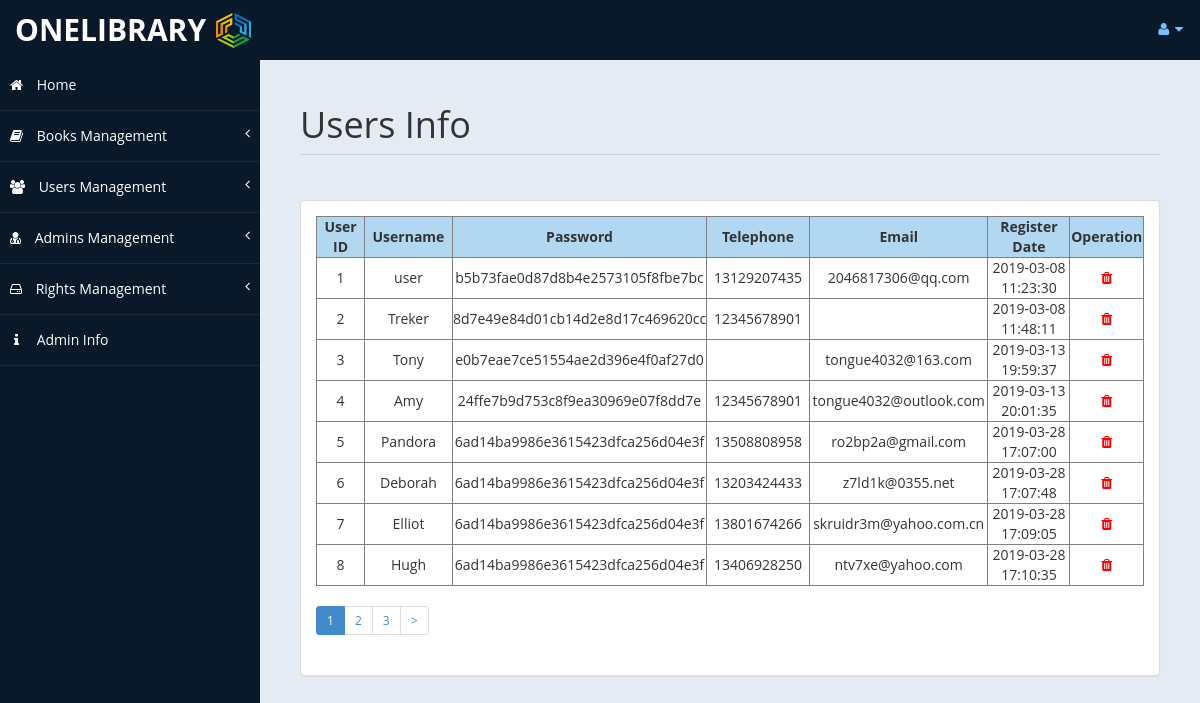
The app's page /AD/index.php/user/show_users with its own data.
### tables this page shows
CREATE TABLE `lib_user` (
  `user_id` int(10) NOT NULL AUTO_INCREMENT,
  `username` varchar(100) NOT NULL,
  `password` varchar(100) NOT NULL,
  `telephone` varchar(20) NOT NULL,
  `professional` varchar(10) NOT NULL,
  `email` varchar(100) NOT NULL,
  `register_date` timestamp NOT NULL DEFAULT CURRENT_TIMESTAMP,
  PRIMARY KEY (`user_id`) USING BTREE,
  KEY `professionalkey` (`professional`),
  KEY `username` (`username`)
);

### AD/application/controllers/User.php (called while the page is built, shortened)
<?php
class User extends CI_Controller
{
    public function __construct()
    {
        $this->load->library('session');
        $this->load->helper('url');
        $this->load->model('User_model');
        $this->load->library('pagination');
        $this->load->library('form_validation');
    }
    public function show_users(){
        $page_size = 8;
        $page = $this->uri->segment(4);
        if($page == Null){
            $page = 1;
        }
        $offset = ($page - 1) * $page_size;
        $pageall = $this->User_model->get_user_all();
        $config['base_url'] = '/User/show_users/page/';
        $config['total_rows'] = $pageall['total'];
        $config['per_page'] = $page_size;
        $config['use_page_numbers'] = true;
        $config['first_link'] = 'First';
        $config['last_link'] = 'Last';
        $data['users'] = $this->User_model->user_select_all($page_size,$offset);
        $this->pagination->initialize($config);
        $data['link'] = $this->pagination->create_links();
        $this->load->view('Users/show_users',$data);
    }
}

### AD/index.php (called while the page is built, shortened)
<?php
require_once BASEPATH.'core/CodeIgniter.php';

### AD/application/models/User_model.php (called while the page is built, shortened)
<?php if (! defined('BASEPATH')) exit('No direct script access allowed');
class User_model extends CI_Model
{
    public function user_select_all($limit, $offset){
        $query = $this->db->get(TBL_USER, $limit, $offset);
        return $query->result_array();
    }
}

### AD/application/views/Users/show_users.php (the view, shortened to what this page needs)
<!DOCTYPE html>
<html xmlns="http://www.w3.org/1999/xhtml">
<head>
    <link href="/common/css/show4.css" rel="stylesheet" />
    <link href="/common/css/font-awesome.css" rel="stylesheet" />
    <link href="/common/css/custom-styles4.css" rel="stylesheet" />
</head>
<body>
    <div id="wrapper">
        <nav class="navbar navbar-default top-navbar" role="navigation">
            <div class="navbar-header">
                <a class="navbar-brand" href="/Secure/home">ONELibrary<img src="/common/images/logo.png"></a>
            </div>
            <ul class="nav navbar-top-links navbar-right">
                <li class="dropdown">
                    <a class="dropdown-toggle" data-toggle="dropdown" href="#" aria-expanded="false">
                        <i class="fa fa-user fa-fw"></i> <i class="fa fa-caret-down"></i>
                    </a>
                </li>
            </ul>
        </nav>
        <nav class="navbar-default navbar-side" role="navigation">
            <div class="sidebar-collapse">
                <ul class="nav" id="main-menu">
                    <li>
                        <a href="/Secure/home"><i class="fa fa-home"></i> Home</a>
                    </li>
                    <li>
                        <a><i class="fa fa-book"></i> Books Management<span class="fa arrow"></span></a>
                    </li>
                    <li>
                        <a><i class="fa fa-group"></i> Users Management<span class="fa arrow"></span></a>
                    </li>
                    <li>
                        <a><i class="fa fa-user-md"></i> Admins Management<span class="fa arrow"></span></a>
                    </li>
                    <li>
                        <a><i class="fa fa-hdd-o"></i> Rights Management<span class="fa arrow"></span></a>
                    </li>
                    <li>
                        <a href="/Profile/admin_info"><i class="fa fa-info" style="margin-left: 4px;margin-right: 14px;"></i> Admin Info</a>
                    </li>
                </ul>
            </div>
        </nav>
        <div id="page-wrapper" >
            <div id="page-inner">
				<div class="row">
                    <div class="col-md-12">
                        <h1 class="page-header">Users Info</h1>
                    </div>
                </div>
                <div class="panel panel-default">
                    <div class="panel-body">
                        <div class="table-responsive">
                            <table border="1" cellpadding="0" style="width: 100%;">
  								<tr style="background-color: #7dbfe699;">
    								<th width="110" scope="col" class="text-center">User ID</th>
    								<th width="150" scope="col" class="text-center">Username</th>
                                    <th width="220" scope="col" class="text-center">Password</th>
    								<th width="160" scope="col" class="text-center">Telephone</th>
    								<th width="200" scope="col" class="text-center">Email</th>
                                    <th width="180" scope="col" class="text-center">Register Date</th>
    								<th width="80" scope="col" class="text-center">Operation</th>
    							</tr>
                                <?php foreach($users as $user) { ?>
    							<tr>
    								<td class="text-center"><?php echo $user['user_id'] ?></td>
    								<td class="text-center"><?php echo $user['username']?></td>
                                    <td class="text-center"><?php echo $user['password']?></td>
    								<td class="text-center"><?php echo $user['telephone']?></td>
    								<td class="text-center"><?php echo $user['email']?></td>
                                    <td class="text-center"><?php echo $user['register_date']?></td>
    								<td class="text-center"><a class="deleteBtn" data-id="<?php echo $user['user_id']; ?>" href="javascript:void(0);"><span class="fa fa-trash" style="color: #ff0000;"></span></a></td>
    							</tr>
                                <?php } ?>
							</table>
                            <div>
                                <?php echo $link ?>
                            </div>
                        </div>
                    </div>
                </div>
            </div>
        </div>
</body>
</html>

### AD/common/css/custom-styles4.css (style rules this page uses)
body { font-family: 'Open Sans', sans-serif; }
#wrapper { width: 100%; background:#09192A; }
#page-wrapper { padding: 15px 15px; min-height: 600px; background:#E5EBF2; }
#page-inner { width:100%; margin:10px 20px 10px 0px; background-color:transparent; padding:10px; min-height:1200px; }
.text-center { text-align:center; }
h1, .h1, h2, .h2, h3, .h3 { margin-top: 7px; margin-bottom: -5px; }
.page-header { padding-bottom: 9px; margin: 10px 0 45px; border-bottom: 1px solid #C7D1DD; }
.top-navbar { margin:0px; }
.top-navbar .navbar-brand { color: #fff; width: 300px; text-align: left; height: 60px; font-size: 30px; font-weight: 700; text-transform: uppercase; line-height: 30px; }
img { width: 35px; height: 35px; margin-left: 10px; margin-top: -5px; }
.top-navbar .nav > li { position: relative; display: inline-block; }
.top-navbar .nav > li > a { position: relative; display: block; padding: 19px 15px; color: #77C0FD; }
.arrow { float: right; }
.fa.arrow:before { content: "\f104"; }
.sidebar-collapse , .sidebar-collapse .nav { background:none; }
.sidebar-collapse .nav { padding:0; }
.sidebar-collapse .nav > li > a { color:#fff; background:transparent; text-shadow:none; }
.sidebar-collapse > .nav > li > a { padding:15px 10px; }
.sidebar-collapse > .nav > li { border-bottom: 1px solid rgba(107, 108, 109, 0.19); }
.navbar-side { border:none; background-color: transparent; }
.top-navbar { background:#09192A; border-bottom:none; }
.top-navbar .nav > li > a > i { margin-right: 2px; }
.navbar-default { border:0px solid black; }
.navbar-header { background: #09192A; }
.nav > li > a > i { margin-right:10px; }
@media (min-width:768px) { #page-wrapper { margin: 0 0 0 260px; padding: 15px 30px; min-height: 1200px; } }
@media (min-width:768px) { .navbar-side { z-index: 1; position: absolute; width: 260px; } }
@media (min-width:768px) { .navbar { border-radius: 0px; } }

### records on screen
lib_user: user_id "1", username "user", password "b5b73fae0d87d8b4e2573105f8fbe7bc", telephone "13129207435", email "2046817306@qq.com", register_date "2019-03-08 11:23:30"
lib_user: user_id "2", username "Treker", password "8d7e49e84d01cb14d2e8d17c469620cc", telephone "12345678901", register_date "2019-03-08 11:48:11"
lib_user: user_id "3", username "Tony", password "e0b7eae7ce51554ae2d396e4f0af27d0", email "tongue4032@163.com", register_date "2019-03-13 19:59:37"
lib_user: user_id "4", username "Amy", password "24ffe7b9d753c8f9ea30969e07f8dd7e", telephone "12345678901", email "tongue4032@outlook.com", register_date "2019-03-13 20:01:35"
lib_user: user_id "5", username "Pandora", password "6ad14ba9986e3615423dfca256d04e3f", telephone "13508808958", email "ro2bp2a@gmail.com", register_date "2019-03-28 17:07:00"
lib_user: user_id "6", username "Deborah", password "6ad14ba9986e3615423dfca256d04e3f", telephone "13203424433", email "z7ld1k@0355.net", register_date "2019-03-28 17:07:48"
lib_user: user_id "7", username "Elliot", password "6ad14ba9986e3615423dfca256d04e3f", telephone "13801674266", email "skruidr3m@yahoo.com.cn", register_date "2019-03-28 17:09:05"
lib_user: user_id "8", username "Hugh", password "6ad14ba9986e3615423dfca256d04e3f", telephone "13406928250", email "ntv7xe@yahoo.com", register_date "2019-03-28 17:10:35"

### other values on screen
$this->next_link ">"
